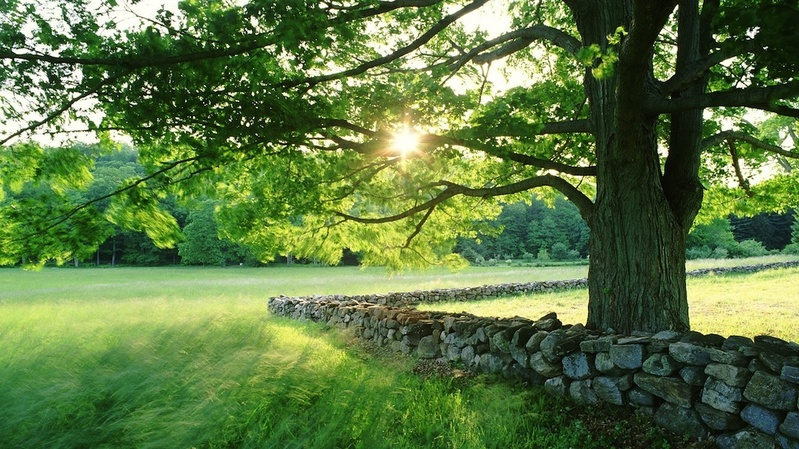
%> input picture TIVA_TP2a/treewall.jpg, 799 x 449 px, shrunk from 1024 x 576 before the run
$ octave tp2.m   (GNU Octave 9; MATLAB toolbox functions it lacks are replaced by stand-ins)
%> lines starting %> are read from the running program, lines starting %| are printed output that depends on the picture; in (x1, y1, x2, y2) boxes, pixels count from 0 and x2, y2 are one past the last pixel; in counts of white or black regions, pixels touching at a corner belong together; the program's own positions count from 1
### TIVA_TP2a/low_filter.m
function ft_filter = low_filter( ft, frequency )
%PASSE_BAS Penser a reecrire 鏰 matriciellement
%   Detailed explanation goes here
[n1,  n2]= size(ft);
ft_filter = zeros(n1, n2);
ind1 = floor(frequency*n1);
ind2 = floor(frequency*n2);
ft_filter(1:ind1, 1:ind2) = 1; % Left corner
ft_filter(n1-ind1:n1, 1:ind2) = 1;
ft_filter(1:ind1, n2-ind2:n2) = 1;
ft_filter(n1-ind1:n1, n2-ind2:n2) =1;

ft_filter = ft_filter .* ft;
% [10 lines of commented-out code are left out]

### TIVA_TP2a/tp2.m

%% Fourier transform of an image
Irgb = imread('treewall.jpg');
%> Irgb is the input picture: size 449x799x3 uint8; mean R, G, B 92.8, 120.4, 66.5
I = double(rgb2gray(Irgb));
Irgb_test = imread('test.png');
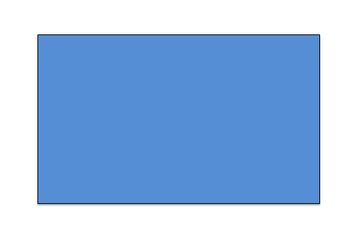
%> input picture TIVA_TP2a/test.png, 356 x 243 px, shrunk from 456 x 311 before the run
%> Irgb_test is the input picture: size 243x356x3 uint8; mean R, G, B 159.6, 190.7, 229.5
I_test = double(rgb2gray(Irgb_test));

figure(1)
imagesc(I);
axis image off;
colormap('gray');
title('Original B&W image');
print(1,'results/0.jpg','-djpeg');

Ifft = fft2(I);

% Different part of the FT (not used for plotting)
Ifft_r = real(Ifft);%Real part
Ifft_i = imag(Ifft);%Imaginary part
Ifft_mod = abs(Ifft);% Module
Ifft_angle = angle(Ifft);% Phase

% Shifted FT (only used for plotting)
ft_shift = fftshift(Ifft);

figure(2)
subplot(2, 2, 1)
imagesc(log(abs(real(ft_shift))));
axis image off;
colormap('gray');
title('FT real part');

subplot(2, 2, 2)
imagesc(log(abs(imag(ft_shift))));
axis image off;
colormap('gray');
title('FT imaginary part');

subplot(2, 2, 3)
imagesc(log(abs(ft_shift)));
axis image off;
colormap('gray');
title('FT module');

subplot(2, 2, 4)
imagesc(angle(ft_shift));
axis image off;
colormap('gray');
title('FT angle');
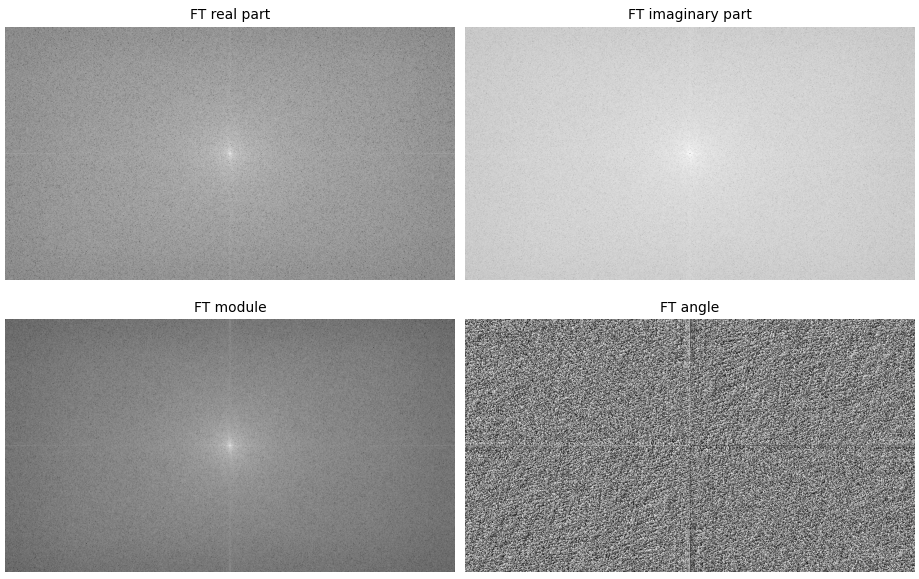
%> figure redrawn from the program's plot data, 4 panels
print(2,'results/12.jpg','-djpeg');


% Construction of a filter
ft_filter1 = low_filter(Ifft, 0.1);
%> in low_filter, `ft_filter(1:ind1, 1:ind2) = 1;`:
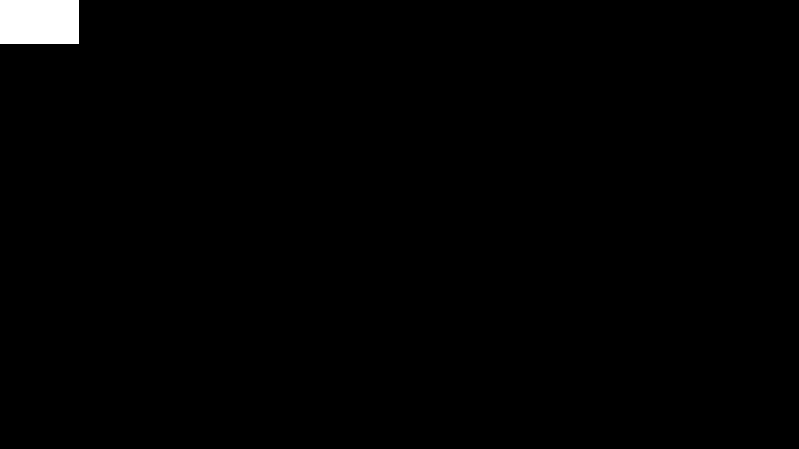
%> ft_filter: size 449x799 double; values 0 (black) and 1 (white), 0.97% white; 1 white region, box (x1, y1, x2, y2) and area: (0, 0, 79, 44) 3476
%> in low_filter, `ft_filter(n1-ind1:n1, n2-ind2:n2) =1;`: ft_filter: size 449x799 double; values 0 (black) and 1 (white), 3.9% white; 4 white regions, box (x1, y1, x2, y2) and area: (719, 404, 799, 449) 3600, (0, 404, 79, 449) 3555, (719, 0, 799, 44) 3520, (0, 0, 79, 44) 3476
I_filter1 = real(ifft2(ft_filter1));

ft_filter2 = low_filter(Ifft, 0.2);
%> in low_filter (call 2), `ft_filter(1:ind1, 1:ind2) = 1;`: ft_filter: size 449x799 double; values 0 (black) and 1 (white), 3.9% white; 1 white region, box (x1, y1, x2, y2) and area: (0, 0, 159, 89) 14151
%> in low_filter (call 2), `ft_filter(n1-ind1:n1, n2-ind2:n2) =1;`: ft_filter: size 449x799 double; values 0 (black) and 1 (white), 15.9% white; 4 white regions, box (x1, y1, x2, y2) and area: (639, 359, 799, 449) 14400, (0, 359, 159, 449) 14310, (639, 0, 799, 89) 14240, (0, 0, 159, 89) 14151
I_filter2 = real(ifft2(ft_filter2));
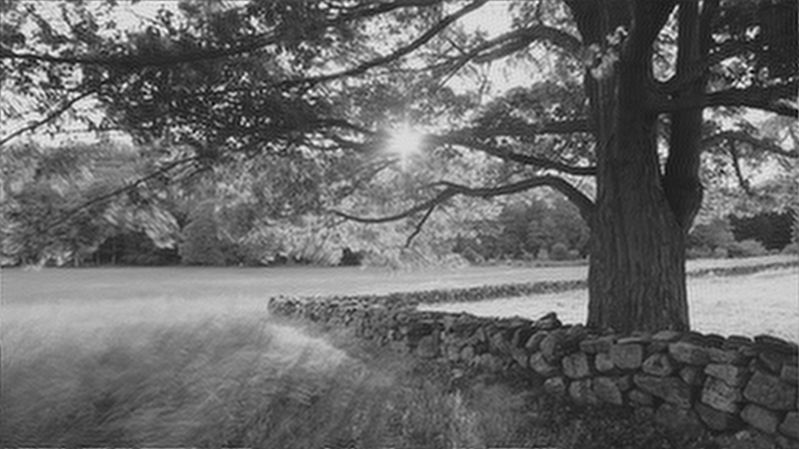
%> I_filter2: size 449x799 double; min -32.52, max 301.9, mean 106; drawn with min black and max white

ft_filter3 = low_filter(Ifft, 0.3);
%> in low_filter (call 3), `ft_filter(1:ind1, 1:ind2) = 1;`: ft_filter: size 449x799 double; values 0 (black) and 1 (white), 8.9% white; 1 white region, box (x1, y1, x2, y2) and area: (0, 0, 239, 134) 32026
%> in low_filter (call 3), `ft_filter(n1-ind1:n1, n2-ind2:n2) =1;`: ft_filter: size 449x799 double; values 0 (black) and 1 (white), 35.9% white; 4 white regions, box (x1, y1, x2, y2) and area: (559, 314, 799, 449) 32400, (0, 314, 239, 449) 32265, (559, 0, 799, 134) 32160, (0, 0, 239, 134) 32026
I_filter3 = real(ifft2(ft_filter3));

ft_filter4 = low_filter(Ifft, 0.4);
%> in low_filter (call 4), `ft_filter(1:ind1, 1:ind2) = 1;`: ft_filter: size 449x799 double; values 0 (black) and 1 (white), 15.9% white; 1 white region, box (x1, y1, x2, y2) and area: (0, 0, 319, 179) 57101
%> in low_filter (call 4), `ft_filter(n1-ind1:n1, n2-ind2:n2) =1;`: ft_filter: size 449x799 double; values 0 (black) and 1 (white), 63.9% white; 1 black region, box (x1, y1, x2, y2) and area: (0, 0, 799, 449) 129350
I_filter4 = real(ifft2(ft_filter4));

figure(6)
subplot(2,2,4);
imagesc(I_filter1);
axis image off;
colormap('gray');
title('f=0.1');
subplot(2,2,3);
imagesc(I_filter2);
axis image off;
colormap('gray');
title('f=0.2');
subplot(2,2,2);
imagesc(I_filter3);
axis image off;
colormap('gray');
title('f=0.3');
subplot(2,2,1);
imagesc(I_filter4);
axis image off;
colormap('gray');
title('f=0.4');
print(6,'results/151.jpg','-djpeg');

% Same idea with a rectangle
ft_test = fft2(I_test);
ft_filter1 = low_filter(ft_test, 0.1);
%> in low_filter (call 5), `ft_filter(1:ind1, 1:ind2) = 1;`: ft_filter: size 243x356 double; values 0 (black) and 1 (white), 0.97% white; 1 white region, box (x1, y1, x2, y2) and area: (0, 0, 35, 24) 840
%> in low_filter (call 5), `ft_filter(n1-ind1:n1, n2-ind2:n2) =1;`: ft_filter: size 243x356 double; values 0 (black) and 1 (white), 4% white; 4 white regions, box (x1, y1, x2, y2) and area: (320, 218, 356, 243) 900, (0, 218, 35, 243) 875, (320, 0, 356, 24) 864, (0, 0, 35, 24) 840
I_filter1 = real(ifft2(ft_filter1));
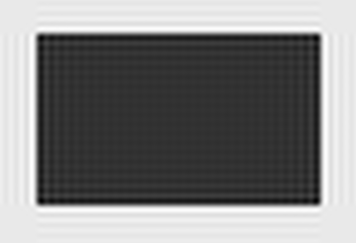
%> I_filter1: size 243x356 double; min 99.9, max 269.3, mean 185.8; drawn with min black and max white

ft_filter2 = low_filter(ft_test, 0.2);
%> in low_filter (call 6), `ft_filter(1:ind1, 1:ind2) = 1;`: ft_filter: size 243x356 double; values 0 (black) and 1 (white), 3.9% white; 1 white region, box (x1, y1, x2, y2) and area: (0, 0, 71, 48) 3408
%> in low_filter (call 6), `ft_filter(n1-ind1:n1, n2-ind2:n2) =1;`: ft_filter: size 243x356 double; values 0 (black) and 1 (white), 16% white; 4 white regions, box (x1, y1, x2, y2) and area: (284, 194, 356, 243) 3528, (0, 194, 71, 243) 3479, (284, 0, 356, 48) 3456, (0, 0, 71, 48) 3408
I_filter2 = real(ifft2(ft_filter2));
%> I_filter2: size 243x356 double

ft_filter3 = low_filter(ft_test, 0.3);
%> in low_filter (call 7), `ft_filter(1:ind1, 1:ind2) = 1;`: ft_filter: size 243x356 double; values 0 (black) and 1 (white), 8.8% white; 1 white region, box (x1, y1, x2, y2) and area: (0, 0, 106, 72) 7632
%> in low_filter (call 7), `ft_filter(n1-ind1:n1, n2-ind2:n2) =1;`: ft_filter: size 243x356 double; values 0 (black) and 1 (white), 35.7% white; 4 white regions, box (x1, y1, x2, y2) and area: (249, 170, 356, 243) 7811, (0, 170, 106, 243) 7738, (249, 0, 356, 72) 7704, (0, 0, 106, 72) 7632
I_filter3 = real(ifft2(ft_filter3));
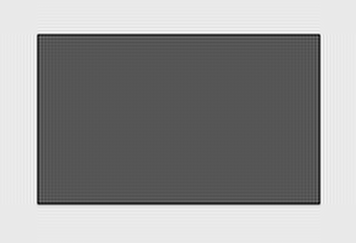
%> I_filter3: size 243x356 double; min 62.2, max 272.4, mean 185.8; drawn with min black and max white

ft_filter4 = low_filter(ft_test, 0.4);
%> call 8 of low_filter, with frequency = 0.4
%> in low_filter (call 8), `ft_filter(1:ind1, 1:ind2) = 1;`: ft_filter: size 243x356 double; values 0 (black) and 1 (white), 15.9% white; 1 white region, box (x1, y1, x2, y2) and area: (0, 0, 142, 97) 13774
%> in low_filter (call 8), `ft_filter(n1-ind1:n1, n2-ind2:n2) =1;`:
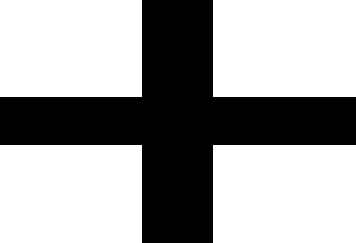
%> ft_filter: size 243x356 double; values 0 (black) and 1 (white), 64.2% white; 1 black region, box (x1, y1, x2, y2) and area: (0, 0, 356, 243) 30933
I_filter4 = real(ifft2(ft_filter4));

figure(7)
subplot(2,2,4);
imagesc(I_filter1);
axis image off;
colormap('gray');
title('f=0.1');
subplot(2,2,3);
imagesc(I_filter2);
axis image off;
colormap('gray');
title('f=0.2');
subplot(2,2,2);
imagesc(I_filter3);
axis image off;
colormap('gray');
title('f=0.3');
subplot(2,2,1);
imagesc(I_filter4);
axis image off;
colormap('gray');
title('f=0.4');
print(7,'results/152.jpg','-djpeg');


%% Aliasing
%> (the run ends here)
